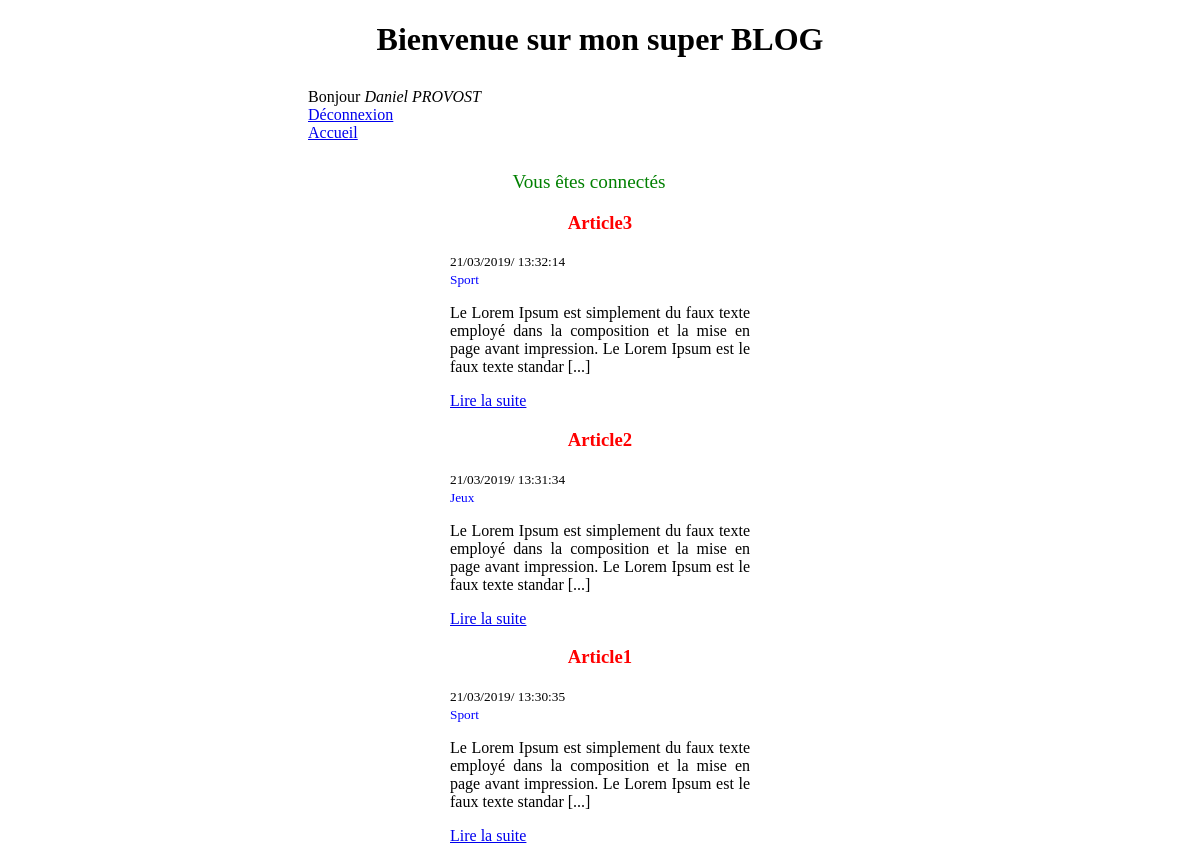
/index.php?p=home (signed in), run on the app's committed database.
### tables this page shows
CREATE TABLE IF NOT EXISTS `post` (
  `Id` int(11) NOT NULL AUTO_INCREMENT,
  `Title` varchar(255) NOT NULL,
  `CreatedAt` datetime NOT NULL DEFAULT CURRENT_TIMESTAMP,
  `Content` text NOT NULL,
  `Image` varchar(255) NOT NULL,
  `Category` int(11) NOT NULL,
  PRIMARY KEY (`Id`),
  KEY `Category` (`Category`)
);

CREATE TABLE IF NOT EXISTS `category` (
  `Id` int(11) NOT NULL AUTO_INCREMENT,
  `Name` varchar(255) NOT NULL,
  PRIMARY KEY (`Id`)
);

### class/HomeController.php (called while the page is built, shortened)
<?php
class HomeController{
	public function index(){
	$postmodel = new PostModel;
	$posts = $postmodel->getAllPosts();
	$fb = new Flashbag;
	include 'views/layout.phtml';
	}
}

### class/FlashBag.php (called while the page is built, shortened)
<?php
class FlashBag{
public function hasMessages(){
	return !empty($_SESSION['flash-messages']);
}
public function fetch(){
	return array_shift($_SESSION['flash-messages']);
}
}

### class/AbstractModel.php (called while the page is built, shortened)
<?php
abstract class AbstractModel{
	function __construct(){
		$this->db = new Database();
	}
}

### class/PostModel.php (called while the page is built, shortened)
<?php
class PostModel extends AbstractModel{
public function getAllPosts(){
	$sql = 'SELECT post.Id,Title,Content,Image,CreatedAt,Name,Category FROM post INNER JOIN category ON post.Category = category.Id ORDER BY CreatedAt DESC';
	return $this->db->queryAll($sql);
}
}

### class/Database.php (called while the page is built, shortened)
<?php
class Database{
function getPDOConnection(){
	$pdo = new PDO('mysql:host='.self::DB_HOST.';dbname='.self::DB_NAME,self::DB_USER,self::DB_PASSWORD,[PDO::ATTR_ERRMODE => PDO::ERRMODE_EXCEPTION,PDO::ATTR_DEFAULT_FETCH_MODE=>PDO::FETCH_ASSOC]);
	$pdo ->exec('SET NAMES UTF8');
	return $pdo;
}
function executeQuery($sql,array $params=[]){
	$pdo = $this->getPDOConnection();
	$query=$pdo->prepare($sql);
	$query->execute($params);
	return $query;
}
function queryAll($sql,array $params=[]){
	$query = $this->executeQuery($sql,$params);
	return $query -> fetchAll();
}
}

### views/index.phtml (the view, shortened to what this page needs)
<?php if($fb->hasMessages()):?>
<ul id='toHide'>
	<?php while($message=$fb->fetch()):?>
		<li><?= $message;?></li>
	<?php endwhile; ?>
</ul>
<?php endif; ?>
<ul>
	<?php foreach($posts as $post){ ?>
		<li>
			<article>
				<h3>
					<?php echo $post['Title']; ?>
				</h3>
				<small>
					<?= (new DateTime($post['CreatedAt']))->format('d/m/Y/ H:i:s'); ?>
				</small></br>
				<small class='blue'>
					<?php echo $post['Name']; ?>
				</small>
				<p>
					<?php	echo substr($post['Content'],0,150); ?>
					[...]
				</p>
				<a href='index.php?p=post&postId=<?=$post['Id'];?>'>Lire la suite
				</a>
			</article>
		</li>
	<?php } ?>
</ul>

### views/main.css (style rules this page uses)
html { width:600px; height:auto; margin:0 auto; }
#toHide li { margin-left:35%; color : green; font-size:1.2em; }
ul { padding:0; }
h1, h2, h3 { text-align:center; }
li { list-style-type:none; }
h3 { color:red; }
p { width:300px; text-align:justify; }
article { width:300px; margin:0 auto; }
.blue { color:blue; }

### data on the page
post: Title "Article3", CreatedAt "21/03/2019/ 13:32:14", category.Name "Sport", Content "Le Lorem Ipsum est simplement du faux texte employé dans la composition et la mise en page avant impression. Le Lorem Ipsum est le faux texte standar"
post: Title "Article2", CreatedAt "21/03/2019/ 13:31:34", category.Name "Jeux", Content "Le Lorem Ipsum est simplement du faux texte employé dans la composition et la mise en page avant impression. Le Lorem Ipsum est le faux texte standar"
post: Title "Article1", CreatedAt "21/03/2019/ 13:30:35", category.Name "Sport", Content "Le Lorem Ipsum est simplement du faux texte employé dans la composition et la mise en page avant impression. Le Lorem Ipsum est le faux texte standar"

### other printed values
$userSession->getUserName() "Daniel PROVOST"
$message "Vous êtes connectés"
